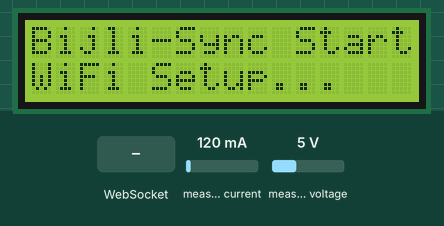
Simulated run of this sketch. Board: ESP32. Shown: 16×2 character LCD. The inputs (shaded band) are chosen by the test bench; at power-on: measured current 120 mA, measured voltage 5 V. WiFi joins after 1.5 s; servers stay silent unless stated; storage starts empty; EEPROM starts erased; what the sketch prints to the serial monitor is not drawn.

Above: at 0.2 s.
At 2.8 s:
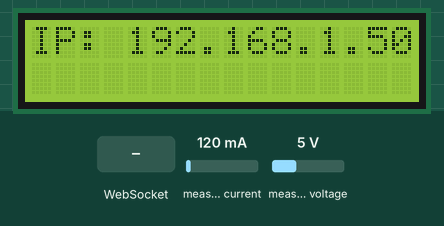
2.9 s: WebSocket text "RESET:ALL" received
Timing chart, 0 to 5.9 s (numbered marks = the images above; inputs shaded):
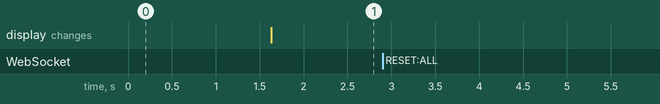

Measured:
- after the input at 2.9 s, every drawn part: stays the same

The sketch:

test1.ino
```cpp
#include <WiFi.h>
#include <ESPmDNS.h>
#include <WiFiManager.h>
#include <Preferences.h>
#include <SD.h>
#include <SPI.h>
#include <WebServer.h>
#include <WebSocketsServer.h>
#include <PZEM004Tv30.h>
#include <LiquidCrystal_I2C.h>
#include <Wire.h>

// --- HARDWARE PINS ---
#define PZEM_RX_PIN 16
#define PZEM_TX_PIN 17
#define SD_CS_PIN 5

// --- OBJECTS ---
PZEM004Tv30 pzem(Serial2, PZEM_RX_PIN, PZEM_TX_PIN);
LiquidCrystal_I2C lcd(0x27, 16, 2);
Preferences pref;
WebServer server(80);
WebSocketsServer webSocket(81);

// --- SYSTEM VARIABLES ---
float current_balance = 0.0;
float monthly_kwh = 0.0;
float last_pzem_kwh = -1.0;
float daily_history[5] = {0.0, 0.0, 0.0, 0.0, 0.0};
int days_left = -1;
unsigned long lastUpdate = 0;

// --- TARIFF LOGIC (DESCO LT-A) ---
double getRate(double units) {
  if (units <= 50) return 4.63;
  if (units <= 75) return 4.80;
  if (units <= 200) return 5.45;
  if (units <= 300) return 5.70;
  if (units <= 400) return 6.02;
  if (units <= 600) return 9.30;
  return 10.70;
}

// ==========================================
// 🌐 BIJLI-SYNC-AI DASHBOARD (HTML/JS)
// ==========================================
String getHTML() {
  String html = R"=====(
<!DOCTYPE html>
<html lang="en">
<head>
  <meta charset="UTF-8">
  <meta name="viewport" content="width=device-width, initial-scale=1.0">
  <title>Bijli-Sync-Ai Dashboard</title>
  <script src="https://cdnjs.cloudflare.com/ajax/libs/Chart.js/3.9.1/chart.min.js"></script>
  <style>
    :root {
      --bg: #f3f4f6;
      --card-bg: #ffffff;
      --text-main: #1f2937;
      --text-muted: #6b7280;
      --orange: #f97316;
      --blue: #3b82f6;
      --purple: #8b5cf6;
      --border: #e5e7eb;
    }
    body { background: var(--bg); color: var(--text-main); font-family: 'Segoe UI', Roboto, Helvetica, Arial, sans-serif; padding: 20px; margin: 0; }
    h2 { color: var(--text-main); margin-bottom: 20px; text-align: center; }

    .grid { display: grid; grid-template-columns: repeat(auto-fit, minmax(200px, 1fr)); gap: 15px; margin-bottom: 20px; }
    .card { background: var(--card-bg); padding: 20px; border-radius: 12px; border: 1px solid var(--border); box-shadow: 0 1px 3px rgba(0,0,0,0.05); }

    .top-flex { display: flex; align-items: center; justify-content: space-between; }
    .icon { background: rgba(249, 115, 22, 0.1); color: var(--orange); padding: 8px; border-radius: 50%; font-size: 1.2rem; }
    .value { font-size: 1.8rem; font-weight: bold; margin-top: 10px; color: var(--text-main); }
    .unit { font-size: 0.9rem; color: var(--text-muted); font-weight: normal; }
    .label { color: var(--text-muted); font-size: 0.9rem; font-weight: 500; }

    .recharge-card { background: var(--card-bg); padding: 20px; border-radius: 12px; border: 1px solid var(--border); text-align: center; margin-bottom: 20px; }
    input { padding: 10px; font-size: 1rem; border: 1px solid var(--border); border-radius: 6px; width: 200px; outline: none; }
    input:focus { border-color: var(--orange); }
    button { background: var(--orange); color: white; border: none; padding: 10px 20px; font-size: 1rem; border-radius: 6px; cursor: pointer; font-weight: bold; transition: 0.2s; }
    button:hover { background: #ea580c; }
    .btn-reset { background: #ef4444; margin-left: 10px; }
    .btn-reset:hover { background: #dc2626; }

    .chart-grid { display: grid; grid-template-columns: repeat(auto-fit, minmax(400px, 1fr)); gap: 15px; }
    .chart-card { background: var(--card-bg); padding: 20px; border-radius: 12px; border: 1px solid var(--border); }
    canvas { width: 100% !important; max-height: 250px; }

    #status { position: fixed; top: 10px; right: 10px; background: #ef4444; color: white; padding: 5px 10px; border-radius: 20px; font-size: 0.8rem; display: none; }
  </style>
</head>
<body>
  <div id="status">Disconnected - Reconnecting...</div>
  <h2>⚡ Bijli-Sync-Ai Dashboard</h2>

  <div class="recharge-card">
    <div class="label" style="margin-bottom:10px;">Secure Meter Management</div>
    <input type="number" id="rechargeAmount" min="1" placeholder="Amount (BDT)">
    <button onclick="sendRecharge()">Recharge</button>
    <button class="btn-reset" onclick="resetMeter()">Reset Meter</button>
  </div>

  <div class="grid">
    <div class="card">
      <div class="top-flex"><div class="label">Power</div><div class="icon">⚡</div></div>
      <div class="value" id="pow">0.0 <span class="unit">W</span></div>
    </div>
    <div class="card">
      <div class="top-flex"><div class="label">Current</div><div class="icon">🔌</div></div>
      <div class="value" id="cur">0.00 <span class="unit">A</span></div>
    </div>
    <div class="card">
      <div class="top-flex"><div class="label">Voltage</div><div class="icon" style="color:var(--blue); background:rgba(59,130,246,0.1);">💡</div></div>
      <div class="value" id="vol">0.0 <span class="unit">V</span></div>
    </div>
    <div class="card">
      <div class="top-flex"><div class="label">Frequency</div><div class="icon" style="color:var(--purple); background:rgba(139,92,246,0.1);">〰️</div></div>
      <div class="value" id="freq">0.0 <span class="unit">Hz</span></div>
    </div>
    <div class="card">
      <div class="top-flex"><div class="label">Power Factor</div><div class="icon">📐</div></div>
      <div class="value" id="pf">0.00</div>
    </div>
    <div class="card">
      <div class="top-flex"><div class="label">Total Energy</div><div class="icon">📊</div></div>
      <div class="value" id="eng">0.00 <span class="unit">kWh</span></div>
    </div>
    <div class="card" style="border-left: 4px solid #f97316;">
      <div class="top-flex"><div class="label">Remaining Balance</div><div class="icon">💰</div></div>
      <div class="value" id="bal" style="color:#f97316;">৳ 0.00</div>
    </div>
    <div class="card" style="border-left: 4px solid #10b981;">
      <div class="top-flex"><div class="label">AI Prediction</div><div class="icon">⏳</div></div>
      <div class="value" id="pred" style="color:#10b981;">Calc...</div>
    </div>
  </div>

  <div class="chart-grid">
    <div class="chart-card">
      <div class="label" style="margin-bottom: 10px;">Power Trend (W)</div>
      <canvas id="lineChart"></canvas>
    </div>
    <div class="chart-card">
      <div class="label" style="margin-bottom: 10px;">Voltage & Frequency Trends</div>
      <canvas id="vfChart"></canvas>
    </div>
    <div class="chart-card">
      <div class="label" style="margin-bottom: 10px;">Weekly Consumption (kWh)</div>
      <canvas id="weeklyBarChart"></canvas>
    </div>
    <div class="chart-card">
      <div class="label" style="margin-bottom: 10px;">Monthly Consumption (kWh)</div>
      <canvas id="monthlyBarChart"></canvas>
    </div>
  </div>

  <script>
    let ws;

    // Generate actual dynamic dates for the X-Axis
    let weekDates = [];
    for(let i=6; i>=0; i--) {
        let d = new Date();
        d.setDate(d.getDate() - i);
        weekDates.push(d.toLocaleDateString());
    }

    let monthNames = ["Jan", "Feb", "Mar", "Apr", "May", "Jun", "Jul", "Aug", "Sep", "Oct", "Nov", "Dec"];
    let currentMonth = new Date().getMonth();
    let monthDates = [];
    for(let i=5; i>=0; i--) {
        let index = (currentMonth - i + 12) % 12;
        monthDates.push(monthNames[index]);
    }

    const commonOptions = { responsive: true, maintainAspectRatio: false, animation: false, scales: { y: { beginAtZero: true } } };

    // 1. Power Line Chart
    let lineChart = new Chart(document.getElementById('lineChart').getContext('2d'), {
      type: 'line',
      data: { labels: [], datasets: [{ label: 'Power (W)', data: [], borderColor: '#f97316', backgroundColor: 'rgba(249,115,22,0.1)', fill: true, tension: 0.3 }] },
      options: commonOptions
    });

    // 2. Voltage & Frequency Line Chart
    let vfChart = new Chart(document.getElementById('vfChart').getContext('2d'), {
      type: 'line',
      data: { labels: [], datasets: [
        { label: 'Voltage (V)', data: [], borderColor: '#3b82f6', yAxisID: 'y' },
        { label: 'Frequency (Hz)', data: [], borderColor: '#8b5cf6', yAxisID: 'y1' }
      ]},
      options: {
        responsive: true, maintainAspectRatio: false, animation: false,
        scales: {
          y: { type: 'linear', position: 'left', min: 180, max: 260 },
          y1: { type: 'linear', position: 'right', min: 45, max: 55, grid: { drawOnChartArea: false } }
        }
      }
    });

    // 3. Weekly Bar Chart (Initialized with 0, not dummy data)
    let weeklyBarChart = new Chart(document.getElementById('weeklyBarChart').getContext('2d'), {
      type: 'bar',
      data: { labels: weekDates, datasets: [{ label: 'Energy (kWh)', data: [0,0,0,0,0,0,0], backgroundColor: '#f97316' }] },
      options: commonOptions
    });

    // 4. Monthly Bar Chart (Initialized with 0)
    let monthlyBarChart = new Chart(document.getElementById('monthlyBarChart').getContext('2d'), {
      type: 'bar',
      data: { labels: monthDates, datasets: [{ label: 'Energy (kWh)', data: [0,0,0,0,0,0], backgroundColor: '#10b981' }] },
      options: commonOptions
    });

    function connect() {
      ws = new WebSocket('ws://' + window.location.hostname + ':81');
      ws.onopen = () => { document.getElementById('status').style.display = 'none'; };
      ws.onclose = () => { document.getElementById('status').style.display = 'block'; setTimeout(connect, 2000); };

      ws.onmessage = function(e) {
        let d = JSON.parse(e.data);

        // Update Cards
        document.getElementById('vol').innerHTML = d.v + ' <span class="unit">V</span>';
        document.getElementById('cur').innerHTML = d.i + ' <span class="unit">A</span>';
        document.getElementById('pow').innerHTML = d.w + ' <span class="unit">W</span>';
        document.getElementById('eng').innerHTML = d.e + ' <span class="unit">kWh</span>';
        document.getElementById('freq').innerHTML = d.f + ' <span class="unit">Hz</span>';
        document.getElementById('pf').innerText = d.pf;
        document.getElementById('bal').innerText = '৳ ' + d.bal;

        if(d.pred === "-1" || d.pred === "0") {
          document.getElementById('pred').innerHTML = (d.bal <= 0) ? '<span style="color:#ef4444">Recharge Req.</span>' : 'Calc...';
        } else {
          document.getElementById('pred').innerHTML = d.pred + ' <span class="unit">Days</span>';
        }

        // Update Time Series Charts
        let time = new Date().toLocaleTimeString();
        if(lineChart.data.labels.length > 15) {
            lineChart.data.labels.shift(); lineChart.data.datasets[0].data.shift();
            vfChart.data.labels.shift(); vfChart.data.datasets[0].data.shift(); vfChart.data.datasets[1].data.shift();
        }

        lineChart.data.labels.push(time);
        lineChart.data.datasets[0].data.push(d.w);
        lineChart.update();

        vfChart.data.labels.push(time);
        vfChart.data.datasets[0].data.push(d.v);
        vfChart.data.datasets[1].data.push(d.f);
        vfChart.update();

        // Update Today's Energy Live (Index 6 is today for week, Index 5 is this month)
        let sessionEnergy = parseFloat(d.delta);
        if(sessionEnergy > 0) {
           weeklyBarChart.data.datasets[0].data[6] = sessionEnergy;
           weeklyBarChart.update();
           monthlyBarChart.data.datasets[0].data[5] = sessionEnergy;
           monthlyBarChart.update();
        }
      };
    }

    function sendRecharge() {
      let amt = parseFloat(document.getElementById('rechargeAmount').value);
      if(isNaN(amt) || amt <= 0) return alert("❌ Valid amount required.");
      if(confirm("⚠️ Recharge ৳ " + amt + " ?")) {
        ws.send("RECHARGE:" + amt);
        document.getElementById('rechargeAmount').value = '';
      }
    }

    function resetMeter() {
      if(confirm("⚠️ DANGER: This resets your balance and stored kWh to zero. Continue?")) {
        ws.send("RESET:ALL");
      }
    }

    connect();
  </script>
</body>
</html>
  )=====";
  return html;
}

// ==========================================
// 📡 WEBSOCKET HANDLER
// ==========================================
void webSocketEvent(uint8_t num, WStype_t type, uint8_t * payload, size_t length) {
  if (type == WStype_TEXT) {
    String msg = String((char*)payload);
    if (msg.startsWith("RECHARGE:")) {
      float amount = msg.substring(9).toFloat();
      if(amount > 0) {
        current_balance += amount;
        pref.putFloat("balance", current_balance);
        Serial.println("Recharged: " + String(amount));
      }
    }
    if (msg.startsWith("RESET:ALL")) {
      current_balance = 0.0;
      monthly_kwh = 0.0;
      last_pzem_kwh = pzem.energy(); // Reset baseline to current read
      pref.putFloat("balance", current_balance);
      pref.putFloat("monthly_kwh", monthly_kwh);
      Serial.println("Meter Reset Triggered");
    }
  }
}

// ==========================================
// 🚀 SETUP
// ==========================================
void setup() {
  Serial.begin(115200);

  Wire.begin();
  lcd.init();
  lcd.backlight();
  lcd.setCursor(0,0);
  lcd.print("Bijli-Sync Start");

  // Load Memory
  pref.begin("meter", false);
  current_balance = pref.getFloat("balance", 0.0);
  monthly_kwh = pref.getFloat("monthly_kwh", 0.0);

  // Hardware Setup
  Serial2.begin(9600, SERIAL_8N1, PZEM_RX_PIN, PZEM_TX_PIN);
  if (!SD.begin(SD_CS_PIN)) { Serial.println("SD Card Failed"); }

  // WiFi Setup (Ensures it reconnects if router drops)
  WiFi.setAutoReconnect(true);
  WiFiManager wm;
  lcd.setCursor(0,1);
  lcd.print("WiFi Setup...");
  wm.autoConnect("Bijli-Sync-Setup");

  if (MDNS.begin("bijli")) { Serial.println("mDNS started"); }

  server.on("/", []() { server.send(200, "text/html", getHTML()); });
  server.begin();
  webSocket.begin();
  webSocket.onEvent(webSocketEvent);

  lcd.clear();
  lcd.setCursor(0,0);
  lcd.print("IP: ");
  lcd.print(WiFi.localIP());
}

// ==========================================
// 🔄 MAIN LOOP
// ==========================================
void loop() {
  server.handleClient();
  webSocket.loop();

  if (millis() - lastUpdate >= 2000) {

    // Read ALL Metrics
    float v = pzem.voltage();
    float i = pzem.current();
    float p = pzem.power();
    float e = pzem.energy();
    float f = pzem.frequency();
    float pf = pzem.pf();
    float session_delta = 0.0;

    // 🛡️ Safe Delta Calculation
    if (!isnan(e) && e >= 0.0) {
      if (last_pzem_kwh == -1.0) {
        last_pzem_kwh = e; // Establish baseline
      } else if (e > last_pzem_kwh) {
        float delta_kwh = e - last_pzem_kwh;
        session_delta = delta_kwh; // For tracking live session on charts

        // Prevent massive fake drops from sensor glitches (Max 50kWh jump allowed at once)
        if (delta_kwh < 50.0) {
          float cost = delta_kwh * getRate(monthly_kwh);

          // Only deduct if we aren't already massively negative
          if(current_balance > -500.0) {
              current_balance -= cost;
              pref.putFloat("balance", current_balance);
          }

          monthly_kwh += delta_kwh;
          pref.putFloat("monthly_kwh", monthly_kwh);
        }
        last_pzem_kwh = e;
      }
    }

    // Predictive Math Fix
    if (current_balance <= 0.0) {
      days_left = 0; // Prevent negative days
    } else {
      float avg_daily_cost = (daily_history[0] + daily_history[1] + daily_history[2] + daily_history[3] + daily_history[4]) / 5.0;
      if (avg_daily_cost > 0.01) {
        days_left = current_balance / avg_daily_cost;
      } else {
        days_left = -1; // -1 triggers "Calc..." in Frontend
      }
    }

    // Prepare JSON Payload
    String json = "{";
    json += "\"v\":\"" + String(isnan(v) ? 0 : v, 1) + "\",";
    json += "\"i\":\"" + String(isnan(i) ? 0 : i, 2) + "\",";
    json += "\"w\":\"" + String(isnan(p) ? 0 : p, 1) + "\",";
    json += "\"e\":\"" + String(isnan(e) ? 0 : e, 2) + "\",";
    json += "\"f\":\"" + String(isnan(f) ? 0 : f, 1) + "\",";
    json += "\"pf\":\"" + String(isnan(pf) ? 0 : pf, 2) + "\",";
    json += "\"bal\":\"" + String(current_balance, 2) + "\",";
    json += "\"pred\":\"" + String(days_left) + "\",";
    json += "\"delta\":\"" + String(session_delta, 4) + "\"";
    json += "}";

    webSocket.broadcastTXT(json);
    lastUpdate = millis();
  }
}
```
